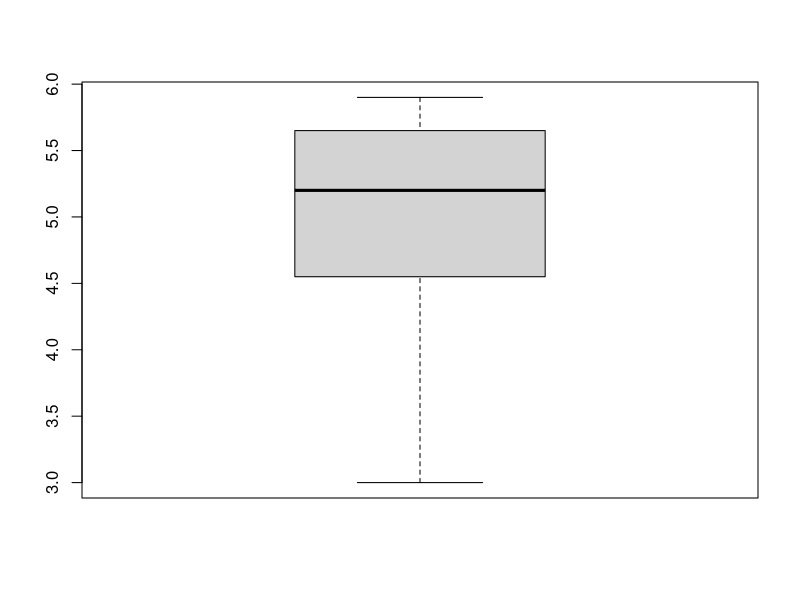
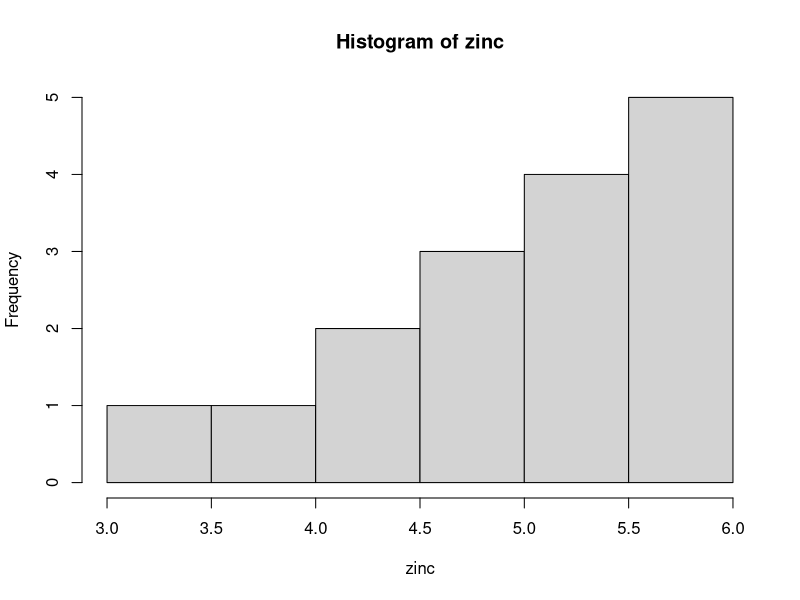
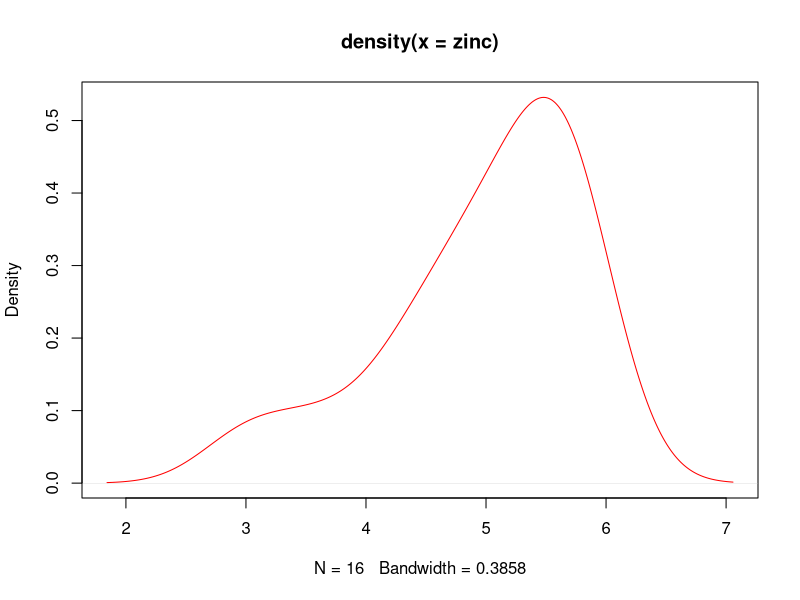

Generate these figures, in order, with R:
#ESTRUCTURA DE DATOS

##VECTORES
#OBJETOS QUE ALMACENA DIFERENTES DATOS DEL MISMO TIPO

mi_vector <- c (9, 1, 3, 0, 2)
mi_vector
class(mi_vector)

mi_vector2 <- 4:150 #Los dos puntos significan que va a almacenar de 4 hasta 150
mi_vector2
length(mi_vector2)#Longitud de mi vector

mi_vector3 <- vector(mode = "logical", length = 15)
mi_vector3

hola <- c("Hello", "there", "General", "Kenobi")
hola

mixto <- c(1, "kat", 4, 9, 10)
mixto #Vemos que los numeros tienen "" ya que R los cambia a texto

d <- c(9, 12)
is.vector(d) # Estructura de datos

is.numeric(d) #El tipo de dato

is.character(d)

is.character(mixto)


h <- c(5, 3, 12, NA, 912, 1) # NA valor vacio / faltante
h

is.na(h)

mean(c(5,1)) # Función que extrae el promedio

####################### E J E R C I C I O ####################### 

zinc <- c(3, 5.8, 5.6, 4.8, 5.1, 3.6, 5.5, 4.7, 5.7, 5, 5.9, 5.7, 4.4, 5.4, 4.2, 5.3, NA)
length(zinc)

zinc <- zinc[!is.na(zinc)]

mean(zinc) # .rm elimina el NA del promedio
sd(zinc, na.rm = TRUE) # Desviación estandar
median(zinc, na.rm = TRUE)
sort(zinc) # Ordenar los elementos de menor a mayor

summary(zinc) #Resumen estadistico

boxplot(zinc) # Grafica de caja
hist(zinc) # Histograma
plot(density(zinc), col = "red") # Densidad de nuestros datos

c(1:10, 8, 9, 89, 0)

c(c(1:10, 8, 9, 89, 0), 800)

rep(3, 10) #Repetición

rep(c(4, 6, 1), times = 3) # Para repetir cierta cantidad de veces

seq(-2, 4, length = 7)

seq(-2, 4, by = 0.5)

x <- 11:18

x[3]

x[3:6]

x[2] <- 1000 # Para sustituir

rev(x) # Voltear mi vector

x[x > 14 & x <18] #Elementos que cumplen esta función

is.element(13, x) # Pregunta al vector si esta este elemento





